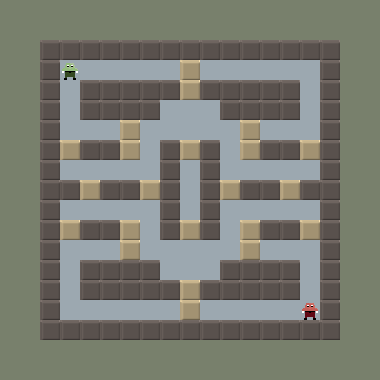

Tiled map render using the project's own tile images. Description and the whole map definition, tile-layer contents included, below:
An orthogonal 19x19 tile map with 20x20 px tiles, 3 tile layers (Board, Start Positions, Power Ups), 2 tilesets.

<map version="1.0" orientation="orthogonal" width="19" height="19" tilewidth="20" tileheight="20">
 <tileset firstgid="1" name="tiles" tilewidth="20" tileheight="20">
  <image source="../graphics/tiles.png" width="100" height="140" />
 </tileset>
 <tileset firstgid="36" name="generic-tileset" tilewidth="20" tileheight="20">
  <image source="../graphics/generic-tileset.png" width="80" height="60" />
 </tileset>
 <layer name="Board" width="19" height="19">
  <properties>
   <property name="type" value="visual" />
  </properties>
  <data encoding="csv">
5,5,5,5,5,5,5,5,5,5,5,5,5,5,5,5,5,5,5,
5,5,5,5,5,5,5,5,5,5,5,5,5,5,5,5,5,5,5,
5,5,1,1,1,1,1,1,1,1,1,1,1,1,1,1,1,5,5,
5,5,1,4,4,4,4,4,4,2,4,4,4,4,4,4,1,5,5,
5,5,1,4,1,1,1,1,1,2,1,1,1,1,1,4,1,5,5,
5,5,1,4,1,1,1,1,4,4,4,1,1,1,1,4,1,5,5,
5,5,1,4,4,4,2,4,4,4,4,4,2,4,4,4,1,5,5,
5,5,1,2,1,1,2,4,1,2,1,4,2,1,1,2,1,5,5,
5,5,1,4,4,4,4,4,1,4,1,4,4,4,4,4,1,5,5,
5,5,1,1,2,1,1,2,1,4,1,2,1,1,2,1,1,5,5,
5,5,1,4,4,4,4,4,1,4,1,4,4,4,4,4,1,5,5,
5,5,1,2,1,1,2,4,1,2,1,4,2,1,1,2,1,5,5,
5,5,1,4,4,4,2,4,4,4,4,4,2,4,4,4,1,5,5,
5,5,1,4,1,1,1,1,4,4,4,1,1,1,1,4,1,5,5,
5,5,1,4,1,1,1,1,1,2,1,1,1,1,1,4,1,5,5,
5,5,1,4,4,4,4,4,4,2,4,4,4,4,4,4,1,5,5,
5,5,1,1,1,1,1,1,1,1,1,1,1,1,1,1,1,5,5,
5,5,5,5,5,5,5,5,5,5,5,5,5,5,5,5,5,5,5,
5,5,5,5,5,5,5,5,5,5,5,5,5,5,5,5,5,5,5
</data>
 </layer>
 <layer name="Start Positions" width="19" height="19">
  <properties>
   <property name="type" value="start" />
  </properties>
  <data encoding="csv">
0,0,0,0,0,0,0,0,0,0,0,0,0,0,0,0,0,0,0,
0,0,0,0,0,0,0,0,0,0,0,0,0,0,0,0,0,0,0,
0,0,0,0,0,0,0,0,0,0,0,0,0,0,0,0,0,0,0,
0,0,0,6,0,0,0,0,0,0,0,0,0,0,0,0,0,0,0,
0,0,0,0,0,0,0,0,0,0,0,0,0,0,0,0,0,0,0,
0,0,0,0,0,0,0,0,0,0,0,0,0,0,0,0,0,0,0,
0,0,0,0,0,0,0,0,0,0,0,0,0,0,0,0,0,0,0,
0,0,0,0,0,0,0,0,0,0,0,0,0,0,0,0,0,0,0,
0,0,0,0,0,0,0,0,0,0,0,0,0,0,0,0,0,0,0,
0,0,0,0,0,0,0,0,0,0,0,0,0,0,0,0,0,0,0,
0,0,0,0,0,0,0,0,0,0,0,0,0,0,0,0,0,0,0,
0,0,0,0,0,0,0,0,0,0,0,0,0,0,0,0,0,0,0,
0,0,0,0,0,0,0,0,0,0,0,0,0,0,0,0,0,0,0,
0,0,0,0,0,0,0,0,0,0,0,0,0,0,0,0,0,0,0,
0,0,0,0,0,0,0,0,0,0,0,0,0,0,0,0,0,0,0,
0,0,0,0,0,0,0,0,0,0,0,0,0,0,0,7,0,0,0,
0,0,0,0,0,0,0,0,0,0,0,0,0,0,0,0,0,0,0,
0,0,0,0,0,0,0,0,0,0,0,0,0,0,0,0,0,0,0,
0,0,0,0,0,0,0,0,0,0,0,0,0,0,0,0,0,0,0
</data>
 </layer>
 <layer name="Power Ups" width="19" height="19">
  <properties>
   <property name="type" value="power-ups" />
  </properties>
  <data encoding="csv">
0,0,0,0,0,0,0,0,0,0,0,0,0,0,0,0,0,0,0,
0,0,0,0,0,0,0,0,0,0,0,0,0,0,0,0,0,0,0,
0,0,0,0,0,0,0,0,0,0,0,0,0,0,0,0,0,0,0,
0,0,0,0,0,0,0,0,0,0,0,0,0,0,0,0,0,0,0,
0,0,0,0,0,0,0,0,0,0,0,0,0,0,0,0,0,0,0,
0,0,0,0,0,0,0,0,0,0,0,0,0,0,0,0,0,0,0,
0,0,0,0,0,0,0,0,0,0,0,0,0,0,0,0,0,0,0,
0,0,0,0,0,0,0,0,0,0,0,0,0,0,0,0,0,0,0,
0,0,0,0,0,0,0,0,0,0,0,0,0,0,0,0,0,0,0,
0,0,0,0,0,0,0,0,0,0,0,0,0,0,0,0,0,0,0,
0,0,0,0,0,0,0,0,0,0,0,0,0,0,0,0,0,0,0,
0,0,0,0,0,0,0,0,0,0,0,0,0,0,0,0,0,0,0,
0,0,0,0,0,0,0,0,0,0,0,0,0,0,0,0,0,0,0,
0,0,0,0,0,0,0,0,0,0,0,0,0,0,0,0,0,0,0,
0,0,0,0,0,0,0,0,0,0,0,0,0,0,0,0,0,0,0,
0,0,0,0,0,0,0,0,0,0,0,0,0,0,0,0,0,0,0,
0,0,0,0,0,0,0,0,0,0,0,0,0,0,0,0,0,0,0,
0,0,0,0,0,0,0,0,0,0,0,0,0,0,0,0,0,0,0,
0,0,0,0,0,0,0,0,0,0,0,0,0,0,0,0,0,0,0
</data>
 </layer>
</map>